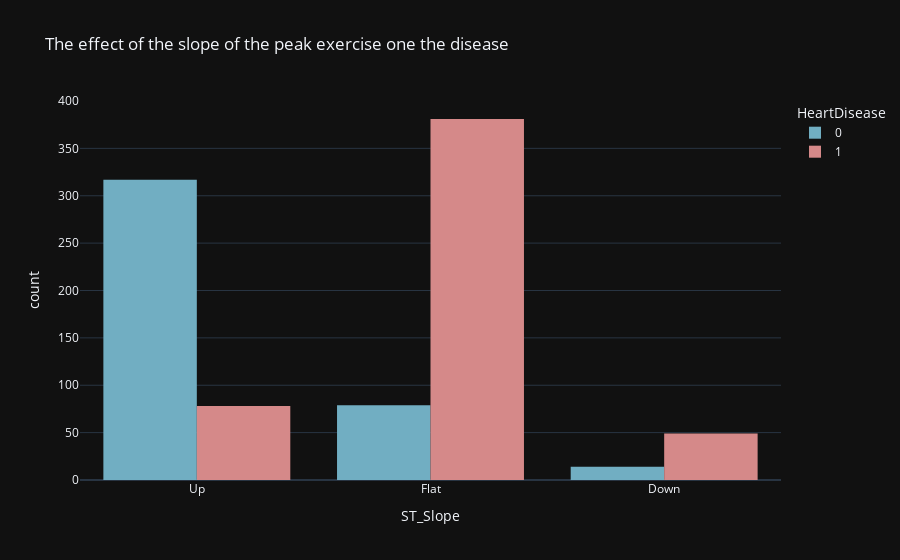

The cell this chart's notebook holds for it:
### Code cell
px.histogram(df, x='ST_Slope',color='HeartDisease',template='plotly_dark',barmode='group',color_discrete_sequence=['#71AEC2','#D58989'], title='The effect of the slope of the peak exercise one the disease')

### Figure 1 — Plotly figure (JSON) as saved in the notebook; plotly's stock layout.template omitted (floating-point values rounded to 4 significant figures; data arrays with more than 128 entries replaced by an {"elided": "..."} marker saying what was removed)
{"data": [{"alignmentgroup": "True", "bingroup": "x", "hovertemplate": "HeartDisease=0<br>ST_Slope=%{x}<br>count=%{y}<extra></extra>", "legendgroup": "0", "marker": {"color": "#71AEC2", "pattern": {"shape": ""}}, "name": "0", "offsetgroup": "0", "orientation": "v", "showlegend": true, "type": "histogram", "x": {"elided": "410 str values"}, "xaxis": "x", "yaxis": "y"}, {"alignmentgroup": "True", "bingroup": "x", "hovertemplate": "HeartDisease=1<br>ST_Slope=%{x}<br>count=%{y}<extra></extra>", "legendgroup": "1", "marker": {"color": "#D58989", "pattern": {"shape": ""}}, "name": "1", "offsetgroup": "1", "orientation": "v", "showlegend": true, "type": "histogram", "x": {"elided": "508 str values"}, "xaxis": "x", "yaxis": "y"}], "layout": {"barmode": "group", "legend": {"title": {"text": "HeartDisease"}, "tracegroupgap": 0}, "title": {"text": "The effect of the slope of the peak exercise one the disease"}, "xaxis": {"anchor": "y", "domain": [0, 1], "title": {"text": "ST_Slope"}}, "yaxis": {"anchor": "x", "domain": [0, 1], "title": {"text": "count"}}}}
